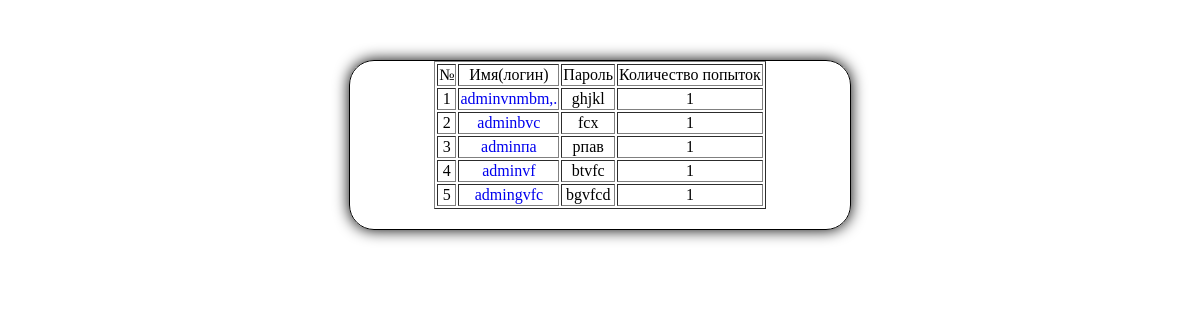
Page /admin/index.php on the earlier database version.
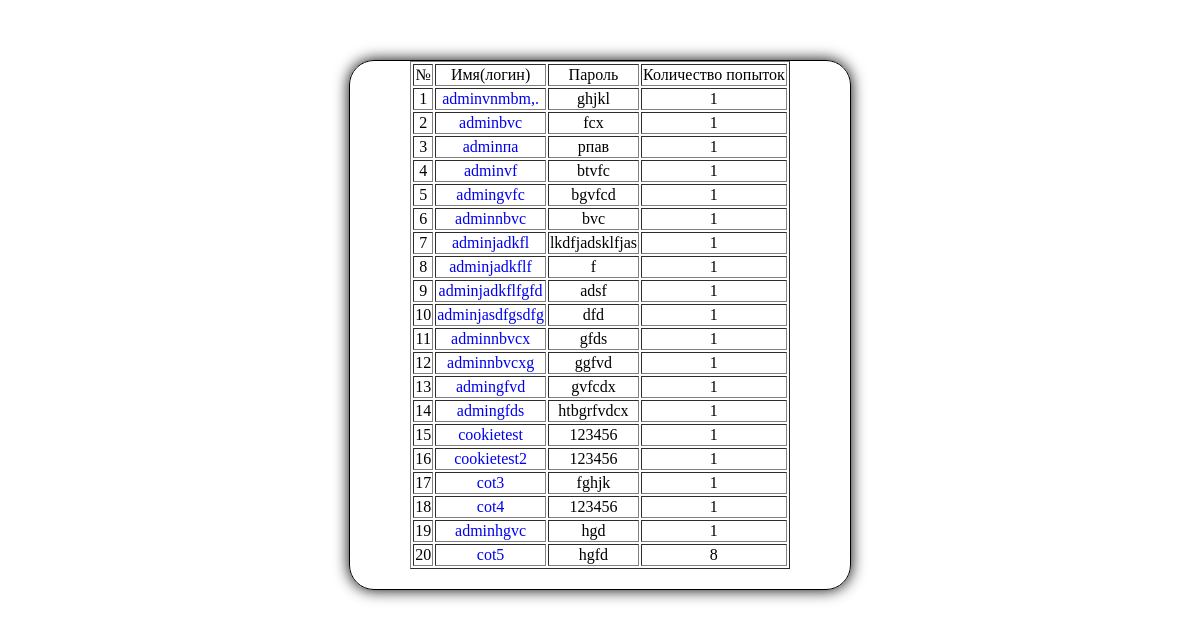
Same page on the later database version.
### tables this page shows
CREATE TABLE IF NOT EXISTS `users` (
  `id` int(11) NOT NULL AUTO_INCREMENT,
  `login` varchar(50) NOT NULL,
  `password` varchar(50) NOT NULL,
  `number_of_tries` int(11) NOT NULL,
  `number_of_helps` int(11) NOT NULL,
  `cookie_id` int(11) NOT NULL,
  PRIMARY KEY (`id`)
);

### admin/index.php (the view, shortened to what this page needs)
<!DOCTYPE html PUBLIC "-//W3C//DTD XHTML 1.0 Transitional//EN" "http://www.w3.org/TR/xhtml1/DTD/xhtml1-transitional.dtd">
<html xmlns="http://www.w3.org/1999/xhtml" xml:lang="en" lang="en">
<head>
<link rel="stylesheet" type="text/css" href="css/style.css" />
</head>
<body>
<div class="main">
<?php
$res = mysql_query("SELECT * FROM `u800560353_1`.`users`");
echo "<table border=1>";
echo "<tr><td>№</td><td>Имя(логин)</td><td>Пароль</td><td>Количество попыток</td></tr>";
while( $result = mysql_fetch_row($res) ) {
	echo "<tr><td>".$result[0]."</td><td><a href=\"userStat.php?userid=".$result[0]."&tryid=".$result[3]."\">".$result[1]."</a></td><td>".$result[2]."</td><td>".$result[3]."</td></tr>";
}
echo "</table>";
?>
</div>
</body>
</html>

### css/style.css (style rules this page uses)
body { text-align: center; height: auto; margin: auto; overflow-x: hidden; }
div.main { margin-top: 250px; margin: 5% auto auto; width: 500px; border-style: solid; border-width: 1px; box-shadow: 0 0 15px #000; -moz-box-shadow: 0 0 15px #000; -webkit-box-shadow: 0 0 15px #000; border-radius: 25px; padding-bottom: 20px; }
table { margin: auto; }
a { text-decoration: none; }

Differences in the rows shown:
added users: id "6", login "adminnbvc", password "bvc", number_of_tries "1"
added users: id "7", login "adminjadkfl", password "lkdfjadsklfjas", number_of_tries "1"
added users: id "8", login "adminjadkflf", password "f", number_of_tries "1"
added users: id "9", login "adminjadkflfgfd", password "adsf", number_of_tries "1"
added users: id "10", login "adminjasdfgsdfg", password "dfd", number_of_tries "1"
added users: id "11", login "adminnbvcx", password "gfds", number_of_tries "1"
added users: id "12", login "adminnbvcxg", password "ggfvd", number_of_tries "1"
added users: id "13", login "admingfvd", password "gvfcdx", number_of_tries "1"
added users: id "14", login "admingfds", password "htbgrfvdcx", number_of_tries "1"
added users: id "15", login "cookietest", password "123456", number_of_tries "1"
added users: id "16", login "cookietest2", password "123456", number_of_tries "1"
added users: id "17", login "cot3", password "fghjk", number_of_tries "1"
added users: id "18", login "cot4", password "123456", number_of_tries "1"
added users: id "19", login "adminhgvc", password "hgd", number_of_tries "1"
added users: id "20", login "cot5", password "hgfd", number_of_tries "8"
